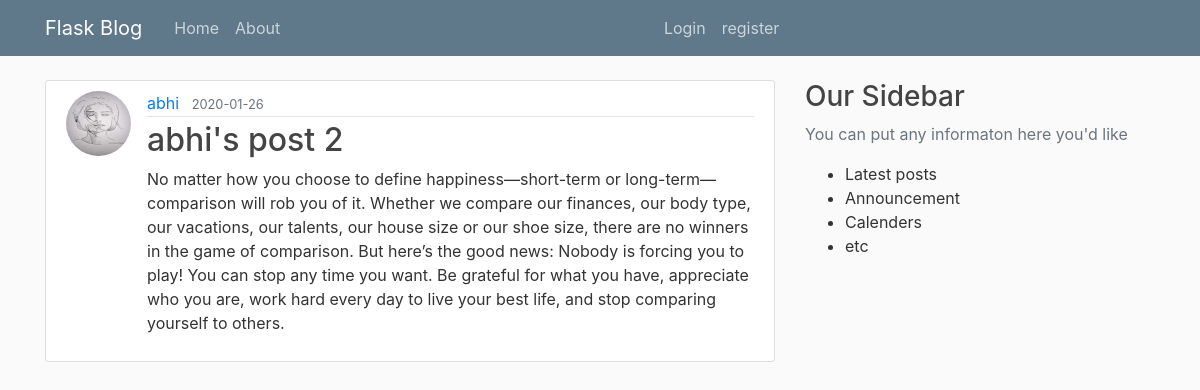
The app's page /post/4 with its own data.
### flaskblog/models.py (models this page shows, shortened)
class User(db.Model , UserMixin):
    id = db.Column(db.Integer,primary_key=True)
    username = db.Column(db.String(20),unique=True,nullable=False)
    email = db.Column(db.String(120),unique=True,nullable=False)
    image_file = db.Column(db.String(20),nullable=False,default='default.jpg')
    password = db.Column(db.String(60) , nullable=False)
    posts = db.relationship('Post', backref='author', lazy=True)

class Post(db.Model):
    id = db.Column(db.Integer, primary_key=True)
    title  = db.Column(db.String(20), nullable=False)
    date_posted = db.Column(db.DateTime, nullable=False, default=datetime.utcnow)
    content = db.Column(db.Text, nullable=False)
    user_id = db.Column(db.Integer,db.ForeignKey('user.id'), nullable=False)

### flaskblog/routes.py (the view)
@app.route('/post/<int:post_id>')
def post(post_id):
    post  = Post.query.get_or_404(post_id)
    return render_template('post.html', title = post.title, post=post)

### flaskblog/templates/post.html (shortened to what this page needs)
{% extends 'layout.html' %}
{% block content %}
       <article class="media content-section">
        <img src="{{url_for('static',filename='profile_Pics/' + post.author.image_file)}}" alt="" class="rounded-circle article-img">
        <div class="media-body">
          <div class="article-metadata">
            <a class="mr-2" href="{{url_for('user_posts',username=post.author.username )}}">{{ post.author.username }}</a>
            <small class="text-muted">{{ post.date_posted.strftime('%Y-%m-%d') }}</small>
          </div>
          <h2 class="article-title">{{ post.title }}</h2>
          <p class="article-content">{{ post.content }}</p>
        </div>
      </article>
 {% endblock content %}

### flaskblog/static/main.css (style rules this page uses)
body { background: #fafafa; color: #333333; margin-top: 5rem; }
h1, h2, h3, h4, h5, h6 { color: #444444; }
.content-section { background: #ffffff; padding: 10px 20px; border: 1px solid #dddddd; border-radius: 3px; margin-bottom: 20px; }
.article-title { color: #444444; }
.article-content { white-space: pre-line; }
.article-img { height: 65px; width: 65px; margin-right: 16px; }
.article-metadata { padding-bottom: 1px; margin-bottom: 4px; border-bottom: 1px solid #e3e3e3 }

### records on screen
User: image_file (picture), author.username "abhi"
Post: date_posted "2020-01-26", title "abhi's post 2", content "No matter how you choose to define happiness—short-term or long-term—comparison will rob you of it. Whether we compare our finances, our body type, our vacations, our talents, our house size or our shoe size, there are no winners in the game of comparison. But here’s the good news: Nobody is forcing you to play! You can stop any time you want. Be grateful for what you have, appreciate who you are, work hard every day to live your best life, and stop comparing yourself to others."
